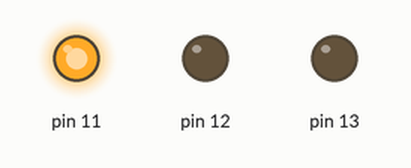
Simulated run of this sketch. Board: Arduino Uno, built with avr-gcc and run on an emulated ATmega328P. Shown: output pins drawn as LEDs (lit = HIGH).

Above: at 2.5 s.
At 6.0 s:
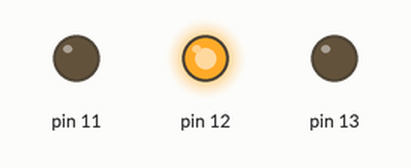
At 9.5 s:
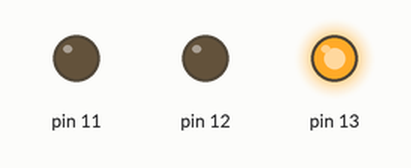
Timing chart, 0 to 15.6 s (numbered marks = the images above):
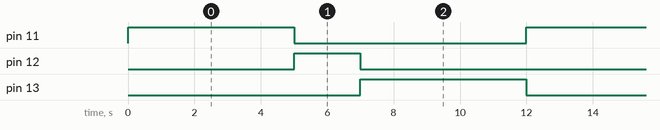

The sketch:

traffic_light.ino
```cpp
// C++ code
//
void setup()
{
  pinMode(11, OUTPUT);
  pinMode(12, OUTPUT);
  pinMode(13, OUTPUT);
}

void loop()
{
  digitalWrite(11, HIGH);
  delay(5000); // Wait for 5000 millisecond(s)
  digitalWrite(11, LOW);
  digitalWrite(12, HIGH);
  delay(2000); // Wait for 2000 millisecond(s)
  digitalWrite(12, LOW);
  digitalWrite(13, HIGH);
  delay(5000); // Wait for 5000 millisecond(s)
  digitalWrite(13, LOW);
}
```

Measured:
- by itself, pin 11, pin 13: alternates HIGH for 5.0 s and LOW for 7.0 s
- by itself, pin 12: alternates HIGH for 2.0 s and LOW for 10.0 s
- by itself, everything shown: repeats every 12.0 s, in 4 steps
